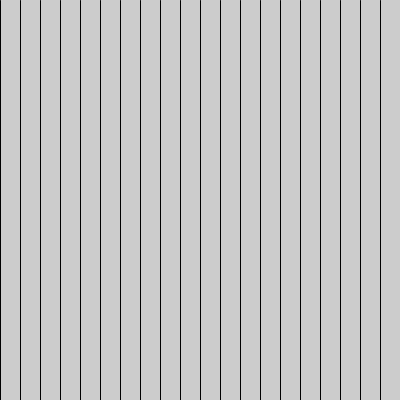
Frame 1 (no input)
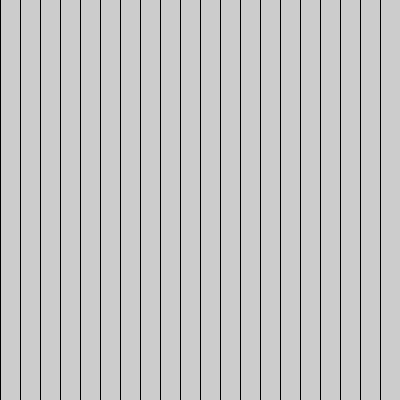
Frame 60 (the mouse pressed at the canvas centre just before this capture)
Frame 120 (the mouse held since frame 60 and released just before this capture): identical to frame 60, image omitted

The Processing sketch that drew these frames (run headless with seeded random() and noise(); from frame 60 on, the mouse is pressed at the canvas centre):

// Processing sketch: check1
// ── check1.pde
void setup(){
  size(400,400);
}

void draw(){
 for(int i=0;i<width;i+=20){
   line(i,0,i,height);
 }
  
}
